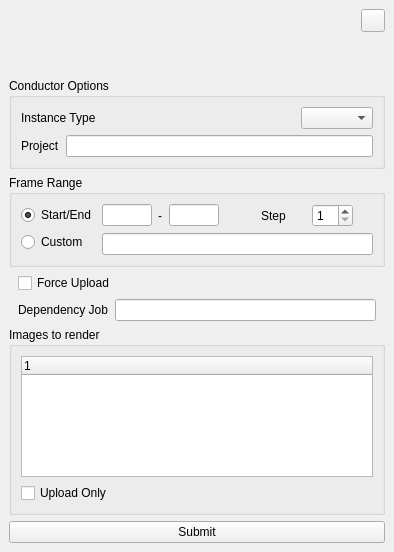
<?xml version="1.0" encoding="UTF-8"?>
<ui version="4.0">
 <class>MainWindow</class>
 <widget class="QMainWindow" name="MainWindow">
  <property name="geometry">
   <rect>
    <x>0</x>
    <y>0</y>
    <width>394</width>
    <height>552</height>
   </rect>
  </property>
  <property name="windowTitle">
   <string>Conductor</string>
  </property>
  <property name="windowIcon">
   <iconset resource="../submitter_resources.qrc">
    <normaloff>:/images/resources/conductor_logo_01_x32.png</normaloff>:/images/resources/conductor_logo_01_x32.png</iconset>
  </property>
  <widget class="QWidget" name="centralwidget">
   <layout class="QVBoxLayout" name="verticalLayout">
    <item>
     <widget class="QWidget" name="widget_4" native="true">
      <layout class="QHBoxLayout" name="horizontalLayout_3">
       <property name="spacing">
        <number>0</number>
       </property>
       <property name="margin">
        <number>0</number>
       </property>
       <item>
        <widget class="QWidget" name="ui_conductor_logo_wgt" native="true">
         <layout class="QVBoxLayout" name="verticalLayout_4">
          <property name="spacing">
           <number>0</number>
          </property>
          <property name="leftMargin">
           <number>0</number>
          </property>
          <property name="topMargin">
           <number>0</number>
          </property>
          <property name="rightMargin">
           <number>0</number>
          </property>
          <property name="bottomMargin">
           <number>9</number>
          </property>
          <item>
           <widget class="QLabel" name="ui_logo_lbl">
            <property name="text">
             <string/>
            </property>
            <property name="pixmap">
             <pixmap resource="../submitter_resources.qrc">:/images/resources/conductor_logo_red_w_title_x64.png</pixmap>
            </property>
           </widget>
          </item>
         </layout>
        </widget>
       </item>
       <item>
        <widget class="QWidget" name="widget_5" native="true">
         <property name="sizePolicy">
          <sizepolicy hsizetype="Maximum" vsizetype="Preferred">
           <horstretch>0</horstretch>
           <verstretch>0</verstretch>
          </sizepolicy>
         </property>
         <property name="layoutDirection">
          <enum>Qt::RightToLeft</enum>
         </property>
         <layout class="QVBoxLayout" name="verticalLayout_6">
          <property name="spacing">
           <number>0</number>
          </property>
          <property name="margin">
           <number>0</number>
          </property>
          <item>
           <widget class="QToolButton" name="ui_refresh_tbtn">
            <property name="toolTip">
             <string>Refresh UI data</string>
            </property>
            <property name="layoutDirection">
             <enum>Qt::RightToLeft</enum>
            </property>
            <property name="text">
             <string/>
            </property>
            <property name="icon">
             <iconset resource="../submitter_resources.qrc">
              <normaloff>:/images/resources/arrow_refresh_x16.png</normaloff>:/images/resources/arrow_refresh_x16.png</iconset>
            </property>
            <property name="iconSize">
             <size>
              <width>16</width>
              <height>16</height>
             </size>
            </property>
            <property name="arrowType">
             <enum>Qt::NoArrow</enum>
            </property>
           </widget>
          </item>
          <item>
           <spacer name="verticalSpacer">
            <property name="orientation">
             <enum>Qt::Vertical</enum>
            </property>
            <property name="sizeType">
             <enum>QSizePolicy::Minimum</enum>
            </property>
            <property name="sizeHint" stdset="0">
             <size>
              <width>20</width>
              <height>40</height>
             </size>
            </property>
           </spacer>
          </item>
         </layout>
        </widget>
       </item>
      </layout>
     </widget>
    </item>
    <item>
     <widget class="QGroupBox" name="ui_framerange_grpbx_2">
      <property name="title">
       <string>Conductor Options</string>
      </property>
      <layout class="QVBoxLayout" name="verticalLayout_20">
       <property name="bottomMargin">
        <number>9</number>
       </property>
       <item>
        <widget class="QWidget" name="ui_instance_type_wgt" native="true">
         <property name="toolTip">
          <string>Choose the type of machine to launch the job on</string>
         </property>
         <layout class="QHBoxLayout" name="horizontalLayout_7">
          <property name="margin">
           <number>0</number>
          </property>
          <item>
           <widget class="QLabel" name="label_2">
            <property name="text">
             <string>Instance Type</string>
            </property>
           </widget>
          </item>
          <item>
           <widget class="QComboBox" name="ui_instance_type_cmbx">
            <property name="sizePolicy">
             <sizepolicy hsizetype="Maximum" vsizetype="Fixed">
              <horstretch>0</horstretch>
              <verstretch>0</verstretch>
             </sizepolicy>
            </property>
            <property name="currentIndex">
             <number>-1</number>
            </property>
           </widget>
          </item>
         </layout>
        </widget>
       </item>
       <item>
        <widget class="QWidget" name="ui_resource_wgt" native="true">
         <property name="toolTip">
          <string>[optional] Specify a  project name to associate the Conductor job with.  Allocating Jobs to different projects allows for additional flexiblity when filtering billing data, deleting storage, and setting persmissions. If no project is specified, the job will be associated with the &quot;default&quot; project.</string>
         </property>
         <layout class="QHBoxLayout" name="horizontalLayout_10">
          <property name="margin">
           <number>0</number>
          </property>
          <item>
           <widget class="QLabel" name="label_6">
            <property name="text">
             <string>Project</string>
            </property>
           </widget>
          </item>
          <item>
           <widget class="QLineEdit" name="ui_project_lnedt"/>
          </item>
         </layout>
        </widget>
       </item>
      </layout>
     </widget>
    </item>
    <item>
     <widget class="QGroupBox" name="ui_framerange_grpbx">
      <property name="title">
       <string>Frame Range</string>
      </property>
      <layout class="QVBoxLayout" name="verticalLayout_17">
       <property name="bottomMargin">
        <number>9</number>
       </property>
       <item>
        <widget class="QWidget" name="widget_17" native="true">
         <layout class="QHBoxLayout" name="horizontalLayout_17">
          <property name="margin">
           <number>0</number>
          </property>
          <item>
           <widget class="QWidget" name="widget_18" native="true">
            <layout class="QVBoxLayout" name="verticalLayout_18">
             <property name="margin">
              <number>0</number>
             </property>
             <item>
              <widget class="QRadioButton" name="ui_start_end_rdbtn">
               <property name="sizePolicy">
                <sizepolicy hsizetype="Minimum" vsizetype="Fixed">
                 <horstretch>0</horstretch>
                 <verstretch>0</verstretch>
                </sizepolicy>
               </property>
               <property name="layoutDirection">
                <enum>Qt::LeftToRight</enum>
               </property>
               <property name="text">
                <string>Start/End</string>
               </property>
               <property name="checked">
                <bool>true</bool>
               </property>
              </widget>
             </item>
             <item>
              <widget class="QRadioButton" name="ui_custom_rdbtn">
               <property name="sizePolicy">
                <sizepolicy hsizetype="Minimum" vsizetype="Fixed">
                 <horstretch>0</horstretch>
                 <verstretch>0</verstretch>
                </sizepolicy>
               </property>
               <property name="toolTip">
                <string>Use a custom frame range string. Specify...
    - individual frame(s), e.g &quot;1001, 1006&quot;
    - frame range, e.g &quot;1001-1006&quot;
    - frame range with frame skipping. e.g: &quot;1001-1006x2&quot;
    - or a mixture, e.g &quot;1001, 1005-1010, 1020-1030x5&quot;</string>
               </property>
               <property name="text">
                <string>Custom</string>
               </property>
              </widget>
             </item>
            </layout>
           </widget>
          </item>
          <item>
           <widget class="QWidget" name="widget_19" native="true">
            <layout class="QVBoxLayout" name="verticalLayout_19">
             <property name="margin">
              <number>0</number>
             </property>
             <item>
              <widget class="QWidget" name="ui_start_end_wgt" native="true">
               <property name="layoutDirection">
                <enum>Qt::RightToLeft</enum>
               </property>
               <layout class="QHBoxLayout" name="horizontalLayout_18">
                <property name="margin">
                 <number>0</number>
                </property>
                <item>
                 <widget class="QWidget" name="widget_7" native="true">
                  <layout class="QHBoxLayout" name="horizontalLayout_8">
                   <property name="margin">
                    <number>0</number>
                   </property>
                   <item>
                    <widget class="QSpinBox" name="ui_step_frame_spnbx">
                     <property name="sizePolicy">
                      <sizepolicy hsizetype="Maximum" vsizetype="Fixed">
                       <horstretch>0</horstretch>
                       <verstretch>0</verstretch>
                      </sizepolicy>
                     </property>
                     <property name="layoutDirection">
                      <enum>Qt::LeftToRight</enum>
                     </property>
                     <property name="minimum">
                      <number>1</number>
                     </property>
                     <property name="maximum">
                      <number>99</number>
                     </property>
                     <property name="value">
                      <number>1</number>
                     </property>
                    </widget>
                   </item>
                   <item>
                    <widget class="QLabel" name="label_3">
                     <property name="sizePolicy">
                      <sizepolicy hsizetype="Maximum" vsizetype="Preferred">
                       <horstretch>0</horstretch>
                       <verstretch>0</verstretch>
                      </sizepolicy>
                     </property>
                     <property name="text">
                      <string>Step</string>
                     </property>
                    </widget>
                   </item>
                  </layout>
                 </widget>
                </item>
                <item>
                 <spacer name="horizontalSpacer_2">
                  <property name="orientation">
                   <enum>Qt::Horizontal</enum>
                  </property>
                  <property name="sizeType">
                   <enum>QSizePolicy::Fixed</enum>
                  </property>
                  <property name="sizeHint" stdset="0">
                   <size>
                    <width>15</width>
                    <height>0</height>
                   </size>
                  </property>
                 </spacer>
                </item>
                <item>
                 <widget class="QLineEdit" name="ui_end_frame_lnedt">
                  <property name="minimumSize">
                   <size>
                    <width>50</width>
                    <height>0</height>
                   </size>
                  </property>
                  <property name="maximumSize">
                   <size>
                    <width>50</width>
                    <height>16777215</height>
                   </size>
                  </property>
                  <property name="text">
                   <string/>
                  </property>
                  <property name="alignment">
                   <set>Qt::AlignRight|Qt::AlignTrailing|Qt::AlignVCenter</set>
                  </property>
                 </widget>
                </item>
                <item>
                 <widget class="QLabel" name="label_4">
                  <property name="sizePolicy">
                   <sizepolicy hsizetype="Fixed" vsizetype="Preferred">
                    <horstretch>0</horstretch>
                    <verstretch>0</verstretch>
                   </sizepolicy>
                  </property>
                  <property name="minimumSize">
                   <size>
                    <width>5</width>
                    <height>0</height>
                   </size>
                  </property>
                  <property name="maximumSize">
                   <size>
                    <width>5</width>
                    <height>16777215</height>
                   </size>
                  </property>
                  <property name="text">
                   <string>-</string>
                  </property>
                 </widget>
                </item>
                <item>
                 <widget class="QLineEdit" name="ui_start_frame_lnedt">
                  <property name="minimumSize">
                   <size>
                    <width>50</width>
                    <height>0</height>
                   </size>
                  </property>
                  <property name="maximumSize">
                   <size>
                    <width>50</width>
                    <height>16777215</height>
                   </size>
                  </property>
                  <property name="text">
                   <string/>
                  </property>
                  <property name="alignment">
                   <set>Qt::AlignRight|Qt::AlignTrailing|Qt::AlignVCenter</set>
                  </property>
                 </widget>
                </item>
               </layout>
              </widget>
             </item>
             <item>
              <widget class="QWidget" name="ui_custom_wgt" native="true">
               <layout class="QHBoxLayout" name="horizontalLayout_19">
                <property name="spacing">
                 <number>0</number>
                </property>
                <property name="margin">
                 <number>0</number>
                </property>
                <item>
                 <widget class="QLineEdit" name="ui_custom_lnedt">
                  <property name="toolTip">
                   <string>Use a custom frame range string. Specify...
    - individual frame(s), e.g &quot;1001, 1006&quot;
    - frame range, e.g &quot;1001-1006&quot;
    - frame range with frame skipping. e.g: &quot;1001-1006x2&quot;
    - or a mixture, e.g &quot;1001, 1005-1010, 1020-1030x5&quot;</string>
                  </property>
                 </widget>
                </item>
               </layout>
              </widget>
             </item>
            </layout>
           </widget>
          </item>
         </layout>
        </widget>
       </item>
      </layout>
     </widget>
    </item>
    <item>
     <widget class="QWidget" name="ui_advanced_wgt" native="true">
      <layout class="QVBoxLayout" name="verticalLayout_7">
       <property name="topMargin">
        <number>0</number>
       </property>
       <property name="bottomMargin">
        <number>0</number>
       </property>
       <item>
        <widget class="QCheckBox" name="ui_force_upload_chkbx">
         <property name="text">
          <string>Force Upload</string>
         </property>
        </widget>
       </item>
       <item>
        <widget class="QWidget" name="widget_8" native="true">
         <layout class="QHBoxLayout" name="horizontalLayout_6">
          <property name="margin">
           <number>0</number>
          </property>
          <item>
           <widget class="QLabel" name="label">
            <property name="text">
             <string>Dependency Job</string>
            </property>
           </widget>
          </item>
          <item>
           <widget class="QLineEdit" name="lineEdit"/>
          </item>
         </layout>
        </widget>
       </item>
      </layout>
      <zorder>widget_8</zorder>
      <zorder>ui_force_upload_chkbx</zorder>
     </widget>
    </item>
    <item>
     <widget class="QGroupBox" name="ui_render_layers_grpbx">
      <property name="toolTip">
       <string>Choose the render images to submit for rendering</string>
      </property>
      <property name="autoFillBackground">
       <bool>true</bool>
      </property>
      <property name="title">
       <string>Images to render</string>
      </property>
      <layout class="QVBoxLayout" name="verticalLayout_2">
       <item>
        <widget class="QTreeWidget" name="ui_render_images_trwgt">
         <column>
          <property name="text">
           <string notr="true">1</string>
          </property>
         </column>
        </widget>
       </item>
       <item>
        <widget class="QCheckBox" name="ui_upload_only">
         <property name="toolTip">
          <string>Only upload dependencies. Don't submit render job</string>
         </property>
         <property name="text">
          <string>Upload Only</string>
         </property>
        </widget>
       </item>
      </layout>
     </widget>
    </item>
    <item>
     <widget class="QWidget" name="widget_6" native="true">
      <layout class="QHBoxLayout" name="horizontalLayout_5">
       <property name="margin">
        <number>0</number>
       </property>
       <item>
        <widget class="QPushButton" name="ui_submit_pbtn">
         <property name="text">
          <string>Submit</string>
         </property>
        </widget>
       </item>
      </layout>
     </widget>
    </item>
   </layout>
  </widget>
 </widget>
 <tabstops>
  <tabstop>ui_start_end_rdbtn</tabstop>
  <tabstop>ui_custom_rdbtn</tabstop>
  <tabstop>ui_start_frame_lnedt</tabstop>
  <tabstop>ui_end_frame_lnedt</tabstop>
  <tabstop>ui_step_frame_spnbx</tabstop>
  <tabstop>ui_custom_lnedt</tabstop>
  <tabstop>ui_force_upload_chkbx</tabstop>
  <tabstop>lineEdit</tabstop>
  <tabstop>ui_submit_pbtn</tabstop>
  <tabstop>ui_refresh_tbtn</tabstop>
 </tabstops>
 <resources>
  <include location="../submitter_resources.qrc"/>
 </resources>
 <connections/>
</ui>
